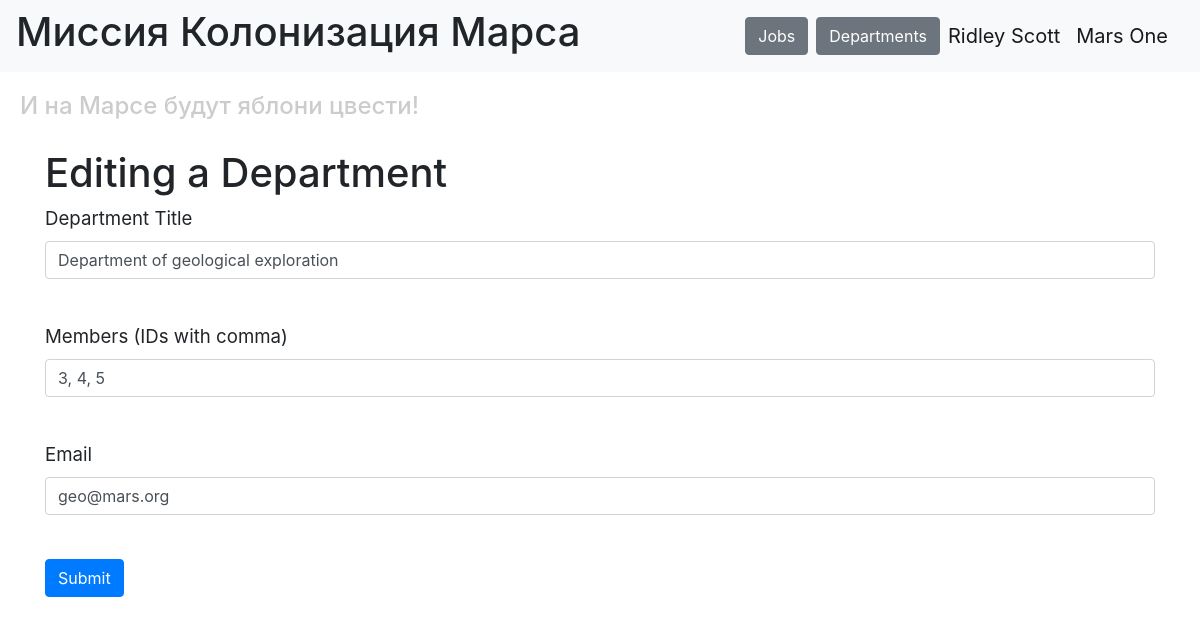
The app's page /edit_department/1 (signed in) with its own data.
### data/users.py (models this page shows, shortened)
class User(SqlAlchemyBase, UserMixin):
    __tablename__ = 'users'
    id = sa.Column(sa.Integer, primary_key=True, autoincrement=True)
    surname = sa.Column(sa.String, nullable=True)
    name = sa.Column(sa.String, nullable=True)
    age = sa.Column(sa.Integer, nullable=True)
    position = sa.Column(sa.String, nullable=True)
    speciality = sa.Column(sa.String, nullable=True)
    address = sa.Column(sa.String, nullable=True)
    email = sa.Column(sa.String, index=True, unique=True, nullable=True)
    hashed_password = sa.Column(sa.String, nullable=True)
    modifed_date = sa.Column(sa.DateTime, default=datetime.datetime.now)
    jobs = orm.relationship("Jobs", back_populates="user")
    departments = orm.relationship("Department", back_populates="user")

### data/departments.py (models this page shows)
class Department(SqlAlchemyBase):
    __tablename__ = 'departments'
    id = sa.Column(sa.Integer, primary_key=True, autoincrement=True)  # autoincrement=True
    title = sa.Column(sa.String, nullable=True)
    chief = sa.Column(sa.Integer, sa.ForeignKey("users.id"))
    members = sa.Column(sa.String, nullable=True)
    email = sa.Column(sa.String, index=True, unique=True, nullable=True)
    user = orm.relationship('User')

### main.py (the view)
@app.route('/edit_department/<int:department_id>', methods=['GET', 'POST'])
@login_required
def edit_department(department_id):
    form = DepartmentForm()
    db_sess = db_session.create_session()
    department = db_sess.query(Department).filter(Department.id == department_id).first()
    if not department:
        return render_template('error.html', message='Department not found')
    if current_user.id != 1 and department.chief != current_user.id:
        return render_template('error.html', message='You do not have permission to edit this department')
    if form.validate_on_submit():
        department.title = form.title.data
        department.members = form.members.data
        department.email = form.email.data
        db_sess.commit()
        return redirect('/departments')
    form.title.data = department.title
    form.members.data = department.members
    form.email.data = department.email
    return render_template('department_form.html', title='Editing a Department', form=form)

### data/department_form.py
class DepartmentForm(FlaskForm):
    title = StringField('Department Title', validators=[DataRequired()])
    members = StringField('Members (IDs with comma)', validators=[DataRequired()])
    email = StringField('Email', validators=[DataRequired()])
    submit = SubmitField('Submit')

### data/db_session.py (called while the page is built)
def create_session() -> Session:
    global __factory
    return __factory()

### main.py (called while the page is built)
@login_manager.user_loader
def load_user(user_id):
    db_sess = db_session.create_session()
    return db_sess.query(User).get(user_id)

### templates/department_form.html (shortened to what this page needs)
{% extends "base.html" %}
{% block content %}
<h1>{{ title }}</h1>
<form action="" method="post">
    <p>
        {{ form.title.label }}<br>
        {{ form.title(class="form-control") }}<br>
    </p>
    <p>
        {{ form.members.label }}<br>
        {{ form.members(class="form-control") }}<br>
    </p>
    <p>
        {{ form.email.label }}<br>
        {{ form.email(class="form-control", type="email") }}<br>
    </p>
    <p>{{ form.submit(type="submit", class="btn btn-primary") }}</p>
</form>
{% endblock %}

### templates/base.html (shortened to what this page needs)
<!DOCTYPE html>
<html lang="en">
<head>
    <link rel="stylesheet" href="https://stackpath.bootstrapcdn.com/bootstrap/4.4.1/css/bootstrap.min.css"
>
    <link rel="stylesheet" type="text/css" href="../static/css/style.css"/>
</head>
<body>
<header>
    <nav class="navbar navbar-light bg-light">
        <h1>Миссия Колонизация Марса</h1>
        <div class="ml-auto d-flex align-items-center">
            <a href="/" class="btn btn-secondary mr-2">Jobs</a>
            <a href="/departments" class="btn btn-secondary mr-2">Departments</a>
            {% if current_user.is_authenticated %}
                <a class="navbar-brand" href="/logout">{{ current_user.name }} {{ current_user.surname }}</a>
            {% else %}
                <a class="btn btn-primary mr-2" href="/register">Register</a>
                <a class="btn btn-success" href="/login">Log in</a>
            {% endif %}
        </div>
        <a class="navbar-brand" href="#">Mars One</a>
    </nav>
    <h4>И на Марсе будут яблони цвести!</h4>
</header>
<main role="main" class="container">
    {% block content %}{% endblock %}
</main>
</body>
</html>

### static/css/style.css (style rules this page uses)
h4 { color: #cccccc; padding: 20px; }
p { font-size: 14pt; }

### records on screen
User: name "Ridley", surname "Scott"
Department: title "Department of geological exploration", members "3, 4, 5", email "geo@mars.org"

### other values on screen
{{ title }} "Editing a Department"
